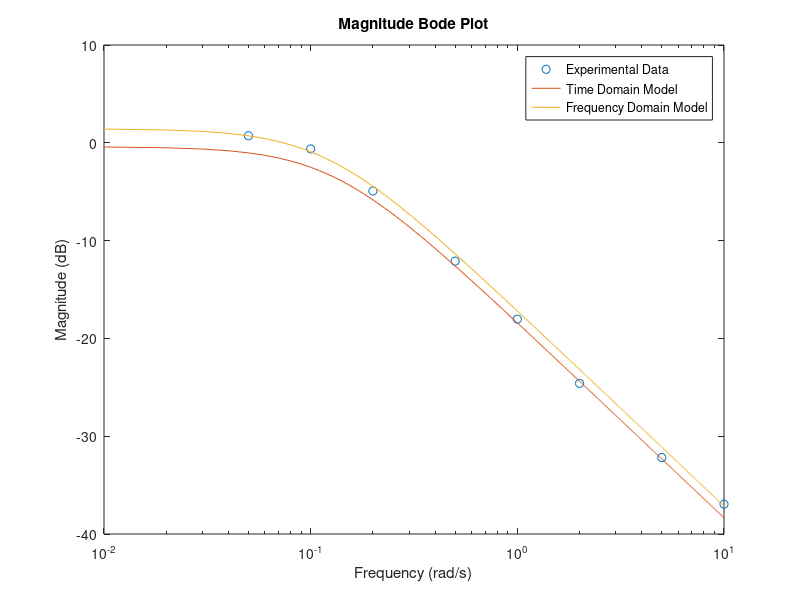

Write MATLAB code to recreate this figure. (Note: this script raises an error after producing the figure.)
clf;
% Acutal data captured experimentally from the pump tank system
frequency = [0.05 0.1 0.2 0.5 10.0 1.0 2.0 5.0];
y_mag_data = [1.0870 0.9306 0.5670 0.2483 0.0142 0.1254 0.0589 0.0246];
y_ph_data = [-22.3454 -40.2216 -56.9520 -80.5006 -143.2394 -91.6732 -103.1324 -123.1859];

% Provide a vector of frequencies to feed to derived transfer functions
w = linspace(0.01,10,1000);

% Transfer function from the time domain derivation of the pump tank system
y_time = 0.121./(1i.*w + 0.1267);

% Transfer function from the frequency response derivation of the pump tank
% system
y_frequency = 0.139./(1i.*w + 0.1178);

% Plot comparing the experimental data, transfer function 1 and transfer
% function 2
figure(1)
semilogx(frequency, mag2db(y_mag_data),'o');
hold on;
semilogx(w, mag2db(abs(y_time)));
semilogx(w, mag2db(abs(y_frequency)));
legend('Experimental Data','Time Domain Model','Frequency Domain Model')
xlabel('Frequency (rad/s)')
ylabel('Magnitude (dB)')
title('Magnitude Bode Plot')

figure(2)
semilogx(frequency, phlag, 'o');
hold on;
semilogx(w, angle(y_time)*180/pi);
semilogx(w, angle(y_frequency)*180/pi);
legend('Experimental Data','Time Domain Model','Frequency Domain Model')
xlabel('Frequency (rad/s)')
ylabel('Phase Lag (deg)')
title('Phase Lag Bode Plot')